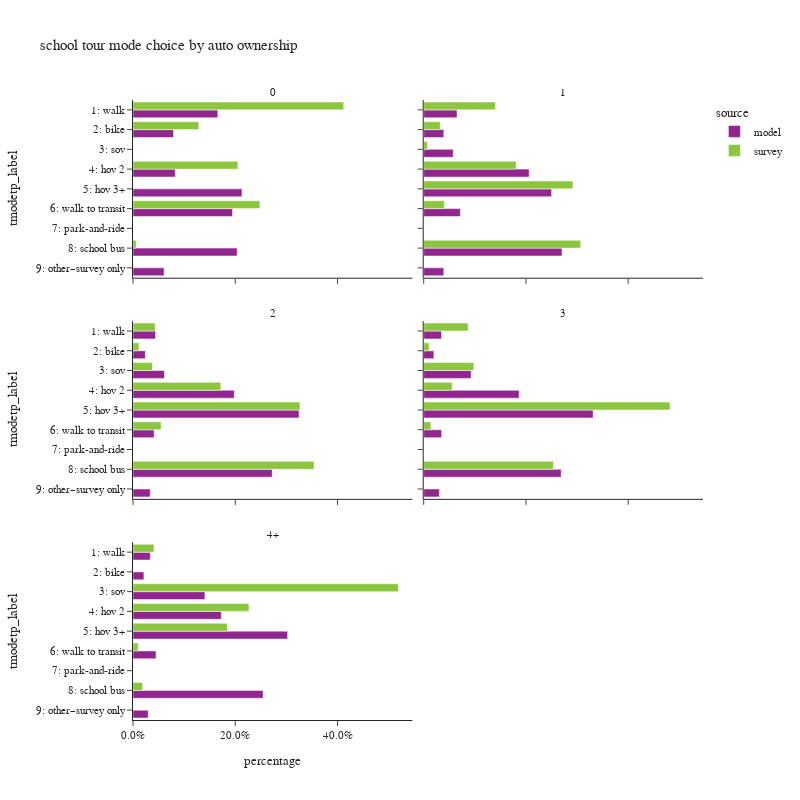

Notebook code cell kept with this figure:
### Code cell
plot_mode_choice(sc_tour.loc[sc_tour['auto_ownership_4+']!="-1"],"auto_ownership_4+",
                 {"auto_ownership_4+":["0","1","2","3","4+"],
                  "tmodetp_label":["1: walk","2: bike","3: sov","4: hov 2","5: hov 3+","6: walk to transit",
                                   "7: park-and-ride","8: school bus","9: other–survey only"]},
                 "auto ownership",2,800)

### Figure 1 — Plotly figure (JSON) as saved in the notebook; plotly's stock layout.template omitted (floating-point values rounded to 4 significant figures)
{"data": [{"alignmentgroup": "True", "customdata": [[4304], [2054], [2143], [5530], [5049], [5287], [1578]], "hovertemplate": "source=model<br>auto_ownership_4+=0<br>percentage=%{x}<br>tmodetp_label=%{y}<br>sample count=%{customdata[0]}<extra></extra>", "legendgroup": "model", "marker": {"color": "#91268F", "pattern": {"shape": ""}}, "name": "model", "offsetgroup": "model", "orientation": "h", "showlegend": true, "textposition": "auto", "type": "bar", "x": [0.1659, 0.07917, 0.0826, 0.2131, 0.1946, 0.2038, 0.06082], "xaxis": "x5", "y": ["1: walk", "2: bike", "4: hov 2", "5: hov 3+", "6: walk to transit", "8: school bus", "9: other–survey only"], "yaxis": "y5"}, {"alignmentgroup": "True", "customdata": [[8039], [4855], [7125], [25442], [30856], [8847], [33379], [4848]], "hovertemplate": "source=model<br>auto_ownership_4+=1<br>percentage=%{x}<br>tmodetp_label=%{y}<br>sample count=%{customdata[0]}<extra></extra>", "legendgroup": "model", "marker": {"color": "#91268F", "pattern": {"shape": ""}}, "name": "model", "offsetgroup": "model", "orientation": "h", "showlegend": false, "textposition": "auto", "type": "bar", "x": [0.06515, 0.03935, 0.05774, 0.2062, 0.2501, 0.0717, 0.2705, 0.03929], "xaxis": "x6", "y": ["1: walk", "2: bike", "3: sov", "4: hov 2", "5: hov 3+", "6: walk to transit", "8: school bus", "9: other–survey only"], "yaxis": "y6"}, {"alignmentgroup": "True", "customdata": [[13553], [7415], [18910], [60923], [99822], [12716], [83663], [10360]], "hovertemplate": "source=model<br>auto_ownership_4+=2<br>percentage=%{x}<br>tmodetp_label=%{y}<br>sample count=%{customdata[0]}<extra></extra>", "legendgroup": "model", "marker": {"color": "#91268F", "pattern": {"shape": ""}}, "name": "model", "offsetgroup": "model", "orientation": "h", "showlegend": false, "textposition": "auto", "type": "bar", "x": [0.04409, 0.02412, 0.06152, 0.1982, 0.3248, 0.04137, 0.2722, 0.03371], "xaxis": "x3", "y": ["1: walk", "2: bike", "3: sov", "4: hov 2", "5: hov 3+", "6: walk to transit", "8: school bus", "9: other–survey only"], "yaxis": "y3"}, {"alignmentgroup": "True", "customdata": [[6327], [3616], [16859], [33921], [60233], [6378], [48868], [5559]], "hovertemplate": "source=model<br>auto_ownership_4+=3<br>percentage=%{x}<br>tmodetp_label=%{y}<br>sample count=%{customdata[0]}<extra></extra>", "legendgroup": "model", "marker": {"color": "#91268F", "pattern": {"shape": ""}}, "name": "model", "offsetgroup": "model", "orientation": "h", "showlegend": false, "textposition": "auto", "type": "bar", "x": [0.03481, 0.01989, 0.09275, 0.1866, 0.3314, 0.03509, 0.2689, 0.03058], "xaxis": "x4", "y": ["1: walk", "2: bike", "3: sov", "4: hov 2", "5: hov 3+", "6: walk to transit", "8: school bus", "9: other–survey only"], "yaxis": "y4"}, {"alignmentgroup": "True", "customdata": [[2994], [1881], [12415], [15239], [26691], [3976], [22457], [2622]], "hovertemplate": "source=model<br>auto_ownership_4+=4+<br>percentage=%{x}<br>tmodetp_label=%{y}<br>sample count=%{customdata[0]}<extra></extra>", "legendgroup": "model", "marker": {"color": "#91268F", "pattern": {"shape": ""}}, "name": "model", "offsetgroup": "model", "orientation": "h", "showlegend": false, "textposition": "auto", "type": "bar", "x": [0.03392, 0.02131, 0.1406, 0.1726, 0.3024, 0.04504, 0.2544, 0.0297], "xaxis": "x", "y": ["1: walk", "2: bike", "3: sov", "4: hov 2", "5: hov 3+", "6: walk to transit", "8: school bus", "9: other–survey only"], "yaxis": "y"}, {"alignmentgroup": "True", "customdata": [[8], [1], [1], [6], [2]], "hovertemplate": "source=survey<br>auto_ownership_4+=0<br>percentage=%{x}<br>tmodetp_label=%{y}<br>sample count=%{customdata[0]}<extra></extra>", "legendgroup": "survey", "marker": {"color": "#8CC63E", "pattern": {"shape": ""}}, "name": "survey", "offsetgroup": "survey", "orientation": "h", "showlegend": true, "textposition": "auto", "type": "bar", "x": [0.4121, 0.1285, 0.205, 0.2481, 0.006255], "xaxis": "x5", "y": ["1: walk", "2: bike", "4: hov 2", "6: walk to transit", "8: school bus"], "yaxis": "y5"}, {"alignmentgroup": "True", "customdata": [[22], [9], [5], [19], [47], [17], [36]], "hovertemplate": "source=survey<br>auto_ownership_4+=1<br>percentage=%{x}<br>tmodetp_label=%{y}<br>sample count=%{customdata[0]}<extra></extra>", "legendgroup": "survey", "marker": {"color": "#8CC63E", "pattern": {"shape": ""}}, "name": "survey", "offsetgroup": "survey", "orientation": "h", "showlegend": false, "textposition": "auto", "type": "bar", "x": [0.1402, 0.03238, 0.00741, 0.1807, 0.292, 0.04035, 0.307], "xaxis": "x6", "y": ["1: walk", "2: bike", "3: sov", "4: hov 2", "5: hov 3+", "6: walk to transit", "8: school bus"], "yaxis": "y6"}, {"alignmentgroup": "True", "customdata": [[28], [7], [14], [59], [115], [20], [82]], "hovertemplate": "source=survey<br>auto_ownership_4+=2<br>percentage=%{x}<br>tmodetp_label=%{y}<br>sample count=%{customdata[0]}<extra></extra>", "legendgroup": "survey", "marker": {"color": "#8CC63E", "pattern": {"shape": ""}}, "name": "survey", "offsetgroup": "survey", "orientation": "h", "showlegend": false, "textposition": "auto", "type": "bar", "x": [0.04328, 0.01154, 0.03789, 0.1717, 0.3265, 0.05488, 0.3542], "xaxis": "x3", "y": ["1: walk", "2: bike", "3: sov", "4: hov 2", "5: hov 3+", "6: walk to transit", "8: school bus"], "yaxis": "y3"}, {"alignmentgroup": "True", "customdata": [[4], [2], [12], [11], [29], [1], [26]], "hovertemplate": "source=survey<br>auto_ownership_4+=3<br>percentage=%{x}<br>tmodetp_label=%{y}<br>sample count=%{customdata[0]}<extra></extra>", "legendgroup": "survey", "marker": {"color": "#8CC63E", "pattern": {"shape": ""}}, "name": "survey", "offsetgroup": "survey", "orientation": "h", "showlegend": false, "textposition": "auto", "type": "bar", "x": [0.08674, 0.01036, 0.09797, 0.0554, 0.4819, 0.014, 0.2537], "xaxis": "x4", "y": ["1: walk", "2: bike", "3: sov", "4: hov 2", "5: hov 3+", "6: walk to transit", "8: school bus"], "yaxis": "y4"}, {"alignmentgroup": "True", "customdata": [[1], [10], [4], [2], [2], [5]], "hovertemplate": "source=survey<br>auto_ownership_4+=4+<br>percentage=%{x}<br>tmodetp_label=%{y}<br>sample count=%{customdata[0]}<extra></extra>", "legendgroup": "survey", "marker": {"color": "#8CC63E", "pattern": {"shape": ""}}, "name": "survey", "offsetgroup": "survey", "orientation": "h", "showlegend": false, "textposition": "auto", "type": "bar", "x": [0.04128, 0.5189, 0.2267, 0.1845, 0.01005, 0.0186], "xaxis": "x", "y": ["1: walk", "3: sov", "4: hov 2", "5: hov 3+", "6: walk to transit", "8: school bus"], "yaxis": "y"}], "layout": {"annotations": [{"font": {}, "showarrow": false, "text": "4+", "x": 0.245, "xanchor": "center", "xref": "paper", "y": 0.2867, "yanchor": "bottom", "yref": "paper"}, {"font": {}, "showarrow": false, "text": "2", "x": 0.245, "xanchor": "center", "xref": "paper", "y": 0.6433, "yanchor": "bottom", "yref": "paper"}, {"font": {}, "showarrow": false, "text": "3", "x": 0.755, "xanchor": "center", "xref": "paper", "y": 0.6433, "yanchor": "bottom", "yref": "paper"}, {"font": {}, "showarrow": false, "text": "0", "x": 0.245, "xanchor": "center", "xref": "paper", "y": 1.0, "yanchor": "bottom", "yref": "paper"}, {"font": {}, "showarrow": false, "text": "1", "x": 0.755, "xanchor": "center", "xref": "paper", "y": 1.0, "yanchor": "bottom", "yref": "paper"}], "barmode": "group", "height": 800, "legend": {"title": {"text": "source"}, "tracegroupgap": 0}, "title": {"text": "school tour mode choice by auto ownership"}, "width": 800, "xaxis": {"anchor": "y", "domain": [0.0, 0.49], "tickformat": ".1%", "title": {"text": "percentage"}}, "xaxis2": {"anchor": "y2", "domain": [0.51, 1.0], "matches": "x", "tickformat": ".1%", "title": {"text": "percentage"}}, "xaxis3": {"anchor": "y3", "domain": [0.0, 0.49], "matches": "x", "showticklabels": false, "tickformat": ".1%"}, "xaxis4": {"anchor": "y4", "domain": [0.51, 1.0], "matches": "x", "showticklabels": false, "tickformat": ".1%"}, "xaxis5": {"anchor": "y5", "domain": [0.0, 0.49], "matches": "x", "showticklabels": false, "tickformat": ".1%"}, "xaxis6": {"anchor": "y6", "domain": [0.51, 1.0], "matches": "x", "showticklabels": false, "tickformat": ".1%"}, "yaxis": {"anchor": "x", "categoryarray": ["9: other–survey only", "8: school bus", "7: park-and-ride", "6: walk to transit", "5: hov 3+", "4: hov 2", "3: sov", "2: bike", "1: walk"], "categoryorder": "array", "domain": [0.0, 0.2867], "title": {"text": "tmodetp_label"}}, "yaxis2": {"anchor": "x2", "domain": [0.0, 0.2867], "matches": "y", "showticklabels": false}, "yaxis3": {"anchor": "x3", "categoryarray": ["9: other–survey only", "8: school bus", "7: park-and-ride", "6: walk to transit", "5: hov 3+", "4: hov 2", "3: sov", "2: bike", "1: walk"], "categoryorder": "array", "domain": [0.3567, 0.6433], "matches": "y", "title": {"text": "tmodetp_label"}}, "yaxis4": {"anchor": "x4", "domain": [0.3567, 0.6433], "matches": "y", "showticklabels": false}, "yaxis5": {"anchor": "x5", "categoryarray": ["9: other–survey only", "8: school bus", "7: park-and-ride", "6: walk to transit", "5: hov 3+", "4: hov 2", "3: sov", "2: bike", "1: walk"], "categoryorder": "array", "domain": [0.7133, 1.0], "matches": "y", "title": {"text": "tmodetp_label"}}, "yaxis6": {"anchor": "x6", "domain": [0.7133, 1.0], "matches": "y", "showticklabels": false}}}
